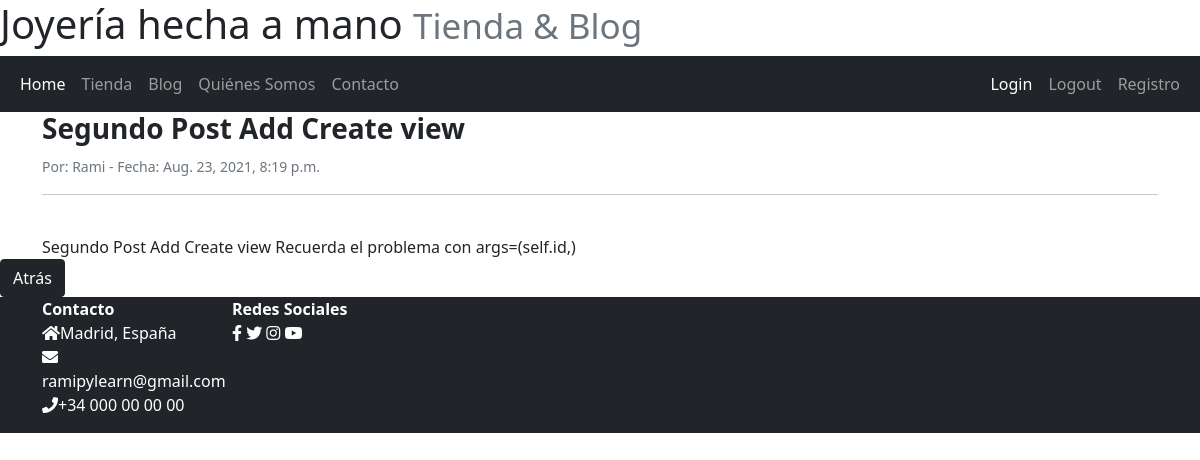
The page /post/34/ on the database its author committed.
### blog_app/models.py (models this page shows, shortened)
class Post(models.Model):
    subject = models.TextField(max_length=200);
    author = models.ForeignKey(User, on_delete=models.PROTECT);
    body = models.TextField();
    date = models.DateTimeField(auto_now_add=True);

### blog_app/views.py (the view)
# urls.py: path('post/<int:pk>/', views.PostDetail.as_view(), name='post_detail'),
class PostDetail(DetailView):
    model = Post;
    template_name = "blog_app/post_detail.html";

### blog_app/templates/blog_app/post_detail.html (shortened to what this page needs)
{% extends "blog_app/base.html" %}
{% block content %}
{% if post %}
<div class="container">
    <h3><strong> {{post.subject}}</strong></h3>
    <small class="text-muted">Por: {{post.author}} - Fecha: {{post.date}}</small><br>
    <hr><br>
    <div class="row">
        <div>
            {{post.body}}
        </div>
    </div>
</div>
{% else %}
    <p>El post no está disponible.</p>
{% endif %}
<a class="btn btn-dark" href="{% url 'blog_app:blog' %}" role="button">Atrás</a>
{% endblock %}

### rows shown on the page
Post: subject "Segundo Post Add Create view", author "Rami", date "Aug. 23, 2021, 8:19 p.m.", body "Segundo Post Add Create view Recuerda el problema con args=(self.id,)"
